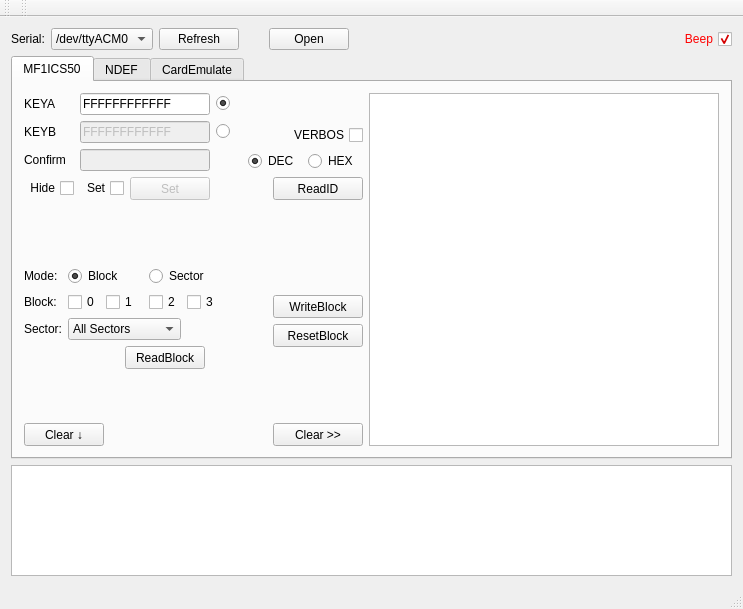
<?xml version="1.0" encoding="UTF-8"?>
<ui version="4.0">
 <class>MainWindow</class>
 <widget class="QMainWindow" name="MainWindow">
  <property name="geometry">
   <rect>
    <x>0</x>
    <y>0</y>
    <width>739</width>
    <height>609</height>
   </rect>
  </property>
  <property name="windowTitle">
   <string>MainWindow</string>
  </property>
  <widget class="QWidget" name="centralWidget">
   <layout class="QGridLayout" name="gridLayout_3">
    <item row="0" column="0">
     <widget class="QLabel" name="label">
      <property name="text">
       <string>Serial:</string>
      </property>
     </widget>
    </item>
    <item row="0" column="3">
     <spacer name="horizontalSpacer_2">
      <property name="orientation">
       <enum>Qt::Horizontal</enum>
      </property>
      <property name="sizeType">
       <enum>QSizePolicy::Fixed</enum>
      </property>
      <property name="sizeHint" stdset="0">
       <size>
        <width>18</width>
        <height>20</height>
       </size>
      </property>
     </spacer>
    </item>
    <item row="0" column="5">
     <spacer name="horizontalSpacer">
      <property name="orientation">
       <enum>Qt::Horizontal</enum>
      </property>
      <property name="sizeHint" stdset="0">
       <size>
        <width>297</width>
        <height>20</height>
       </size>
      </property>
     </spacer>
    </item>
    <item row="2" column="0" colspan="7">
     <widget class="QTextEdit" name="debugInfoText">
      <property name="sizePolicy">
       <sizepolicy hsizetype="Expanding" vsizetype="Fixed">
        <horstretch>0</horstretch>
        <verstretch>0</verstretch>
       </sizepolicy>
      </property>
      <property name="maximumSize">
       <size>
        <width>16777215</width>
        <height>111</height>
       </size>
      </property>
     </widget>
    </item>
    <item row="0" column="6">
     <widget class="QCheckBox" name="checkBoxBeep">
      <property name="layoutDirection">
       <enum>Qt::RightToLeft</enum>
      </property>
      <property name="styleSheet">
       <string notr="true">color: rgb(255, 0, 0);</string>
      </property>
      <property name="text">
       <string>Beep</string>
      </property>
      <property name="checkable">
       <bool>true</bool>
      </property>
      <property name="checked">
       <bool>true</bool>
      </property>
      <property name="tristate">
       <bool>false</bool>
      </property>
     </widget>
    </item>
    <item row="1" column="0" colspan="7">
     <widget class="QTabWidget" name="tabWidget">
      <property name="enabled">
       <bool>true</bool>
      </property>
      <property name="sizePolicy">
       <sizepolicy hsizetype="Expanding" vsizetype="Expanding">
        <horstretch>0</horstretch>
        <verstretch>0</verstretch>
       </sizepolicy>
      </property>
      <property name="minimumSize">
       <size>
        <width>721</width>
        <height>386</height>
       </size>
      </property>
      <property name="layoutDirection">
       <enum>Qt::LeftToRight</enum>
      </property>
      <property name="currentIndex">
       <number>0</number>
      </property>
      <widget class="QWidget" name="tabMF1ICS50">
       <attribute name="title">
        <string>MF1ICS50</string>
       </attribute>
       <layout class="QGridLayout" name="gridLayout_5">
        <item row="0" column="0" colspan="3">
         <layout class="QGridLayout" name="gridLayout">
          <item row="0" column="0">
           <widget class="QLabel" name="label_2">
            <property name="text">
             <string>KEYA</string>
            </property>
           </widget>
          </item>
          <item row="0" column="1" colspan="2">
           <widget class="QLineEdit" name="keyALineEdit">
            <property name="text">
             <string>FFFFFFFFFFFF</string>
            </property>
           </widget>
          </item>
          <item row="0" column="3">
           <widget class="QRadioButton" name="keyARB">
            <property name="text">
             <string/>
            </property>
            <property name="checked">
             <bool>true</bool>
            </property>
            <attribute name="buttonGroup">
             <string notr="true">keySelector</string>
            </attribute>
           </widget>
          </item>
          <item row="1" column="0">
           <widget class="QLabel" name="label_3">
            <property name="text">
             <string>KEYB</string>
            </property>
           </widget>
          </item>
          <item row="1" column="1" colspan="2">
           <widget class="QLineEdit" name="keyBLineEdit">
            <property name="enabled">
             <bool>false</bool>
            </property>
            <property name="text">
             <string>FFFFFFFFFFFF</string>
            </property>
           </widget>
          </item>
          <item row="1" column="3">
           <widget class="QRadioButton" name="keyBRB">
            <property name="text">
             <string/>
            </property>
            <attribute name="buttonGroup">
             <string notr="true">keySelector</string>
            </attribute>
           </widget>
          </item>
          <item row="2" column="0">
           <widget class="QLabel" name="label_4">
            <property name="enabled">
             <bool>true</bool>
            </property>
            <property name="text">
             <string>Confirm</string>
            </property>
           </widget>
          </item>
          <item row="2" column="1" colspan="2">
           <widget class="QLineEdit" name="confirmLineEdit">
            <property name="enabled">
             <bool>false</bool>
            </property>
           </widget>
          </item>
          <item row="3" column="0">
           <widget class="QCheckBox" name="keyHideCheckBox">
            <property name="layoutDirection">
             <enum>Qt::RightToLeft</enum>
            </property>
            <property name="text">
             <string>Hide</string>
            </property>
            <property name="checkable">
             <bool>true</bool>
            </property>
            <property name="checked">
             <bool>false</bool>
            </property>
            <property name="tristate">
             <bool>false</bool>
            </property>
           </widget>
          </item>
          <item row="3" column="1">
           <widget class="QCheckBox" name="enableSetPassWordButton">
            <property name="layoutDirection">
             <enum>Qt::RightToLeft</enum>
            </property>
            <property name="text">
             <string>Set</string>
            </property>
           </widget>
          </item>
          <item row="3" column="2">
           <widget class="QPushButton" name="setPassWordButton">
            <property name="enabled">
             <bool>false</bool>
            </property>
            <property name="minimumSize">
             <size>
              <width>80</width>
              <height>23</height>
             </size>
            </property>
            <property name="maximumSize">
             <size>
              <width>80</width>
              <height>23</height>
             </size>
            </property>
            <property name="text">
             <string>Set</string>
            </property>
           </widget>
          </item>
         </layout>
        </item>
        <item row="0" column="3" colspan="2">
         <layout class="QGridLayout" name="gridLayout_2">
          <item row="0" column="1">
           <spacer name="verticalSpacer_3">
            <property name="orientation">
             <enum>Qt::Vertical</enum>
            </property>
            <property name="sizeHint" stdset="0">
             <size>
              <width>20</width>
              <height>18</height>
             </size>
            </property>
           </spacer>
          </item>
          <item row="1" column="0" colspan="2">
           <widget class="QCheckBox" name="checkBoxVerbos">
            <property name="sizePolicy">
             <sizepolicy hsizetype="Fixed" vsizetype="Fixed">
              <horstretch>0</horstretch>
              <verstretch>0</verstretch>
             </sizepolicy>
            </property>
            <property name="layoutDirection">
             <enum>Qt::RightToLeft</enum>
            </property>
            <property name="text">
             <string>VERBOS</string>
            </property>
           </widget>
          </item>
          <item row="2" column="0" colspan="2">
           <layout class="QHBoxLayout" name="horizontalLayout">
            <item>
             <widget class="QRadioButton" name="decRB">
              <property name="sizePolicy">
               <sizepolicy hsizetype="Fixed" vsizetype="Fixed">
                <horstretch>0</horstretch>
                <verstretch>0</verstretch>
               </sizepolicy>
              </property>
              <property name="text">
               <string>DEC</string>
              </property>
              <property name="checked">
               <bool>true</bool>
              </property>
              <attribute name="buttonGroup">
               <string notr="true">idFormat</string>
              </attribute>
             </widget>
            </item>
            <item>
             <widget class="QRadioButton" name="hexRB">
              <property name="sizePolicy">
               <sizepolicy hsizetype="Fixed" vsizetype="Fixed">
                <horstretch>0</horstretch>
                <verstretch>0</verstretch>
               </sizepolicy>
              </property>
              <property name="text">
               <string>HEX</string>
              </property>
              <property name="checked">
               <bool>false</bool>
              </property>
              <attribute name="buttonGroup">
               <string notr="true">idFormat</string>
              </attribute>
             </widget>
            </item>
           </layout>
          </item>
          <item row="3" column="0">
           <spacer name="horizontalSpacer_3">
            <property name="orientation">
             <enum>Qt::Horizontal</enum>
            </property>
            <property name="sizeType">
             <enum>QSizePolicy::Fixed</enum>
            </property>
            <property name="sizeHint" stdset="0">
             <size>
              <width>13</width>
              <height>20</height>
             </size>
            </property>
           </spacer>
          </item>
          <item row="3" column="1">
           <widget class="QPushButton" name="readIDButton">
            <property name="sizePolicy">
             <sizepolicy hsizetype="Fixed" vsizetype="Fixed">
              <horstretch>0</horstretch>
              <verstretch>0</verstretch>
             </sizepolicy>
            </property>
            <property name="minimumSize">
             <size>
              <width>90</width>
              <height>23</height>
             </size>
            </property>
            <property name="maximumSize">
             <size>
              <width>90</width>
              <height>23</height>
             </size>
            </property>
            <property name="layoutDirection">
             <enum>Qt::LeftToRight</enum>
            </property>
            <property name="text">
             <string>ReadID</string>
            </property>
           </widget>
          </item>
         </layout>
        </item>
        <item row="0" column="5" rowspan="8">
         <widget class="QTextEdit" name="outputText">
          <property name="enabled">
           <bool>true</bool>
          </property>
         </widget>
        </item>
        <item row="1" column="1">
         <spacer name="verticalSpacer_6">
          <property name="orientation">
           <enum>Qt::Vertical</enum>
          </property>
          <property name="sizeType">
           <enum>QSizePolicy::Expanding</enum>
          </property>
          <property name="sizeHint" stdset="0">
           <size>
            <width>20</width>
            <height>43</height>
           </size>
          </property>
         </spacer>
        </item>
        <item row="1" column="4" rowspan="2">
         <spacer name="verticalSpacer_5">
          <property name="orientation">
           <enum>Qt::Vertical</enum>
          </property>
          <property name="sizeType">
           <enum>QSizePolicy::Expanding</enum>
          </property>
          <property name="sizeHint" stdset="0">
           <size>
            <width>20</width>
            <height>70</height>
           </size>
          </property>
         </spacer>
        </item>
        <item row="2" column="0" rowspan="4" colspan="3">
         <layout class="QGridLayout" name="gridLayout_4">
          <item row="0" column="0">
           <widget class="QLabel" name="label_6">
            <property name="text">
             <string>Mode:</string>
            </property>
           </widget>
          </item>
          <item row="0" column="1" colspan="3">
           <widget class="QRadioButton" name="blockRB">
            <property name="text">
             <string>Block</string>
            </property>
            <property name="checked">
             <bool>true</bool>
            </property>
            <attribute name="buttonGroup">
             <string notr="true">readBlockMode</string>
            </attribute>
           </widget>
          </item>
          <item row="0" column="4" colspan="3">
           <widget class="QRadioButton" name="sectorRB">
            <property name="text">
             <string>Sector</string>
            </property>
            <property name="checked">
             <bool>false</bool>
            </property>
            <attribute name="buttonGroup">
             <string notr="true">readBlockMode</string>
            </attribute>
           </widget>
          </item>
          <item row="1" column="0">
           <widget class="QLabel" name="label_5">
            <property name="text">
             <string>Block:</string>
            </property>
           </widget>
          </item>
          <item row="1" column="1">
           <widget class="QCheckBox" name="block0CheckBox">
            <property name="text">
             <string>0</string>
            </property>
           </widget>
          </item>
          <item row="1" column="2" colspan="2">
           <widget class="QCheckBox" name="block1CheckBox">
            <property name="text">
             <string>1</string>
            </property>
           </widget>
          </item>
          <item row="1" column="4">
           <widget class="QCheckBox" name="block2CheckBox">
            <property name="text">
             <string>2</string>
            </property>
           </widget>
          </item>
          <item row="1" column="5" colspan="2">
           <widget class="QCheckBox" name="block3CheckBox">
            <property name="text">
             <string>3</string>
            </property>
           </widget>
          </item>
          <item row="2" column="0">
           <widget class="QLabel" name="label_7">
            <property name="text">
             <string>Sector:</string>
            </property>
           </widget>
          </item>
          <item row="2" column="1" colspan="4">
           <widget class="QComboBox" name="sectorComboBox">
            <item>
             <property name="text">
              <string>All Sectors</string>
             </property>
            </item>
            <item>
             <property name="text">
              <string>Sector 0</string>
             </property>
            </item>
            <item>
             <property name="text">
              <string>Sector 1</string>
             </property>
            </item>
            <item>
             <property name="text">
              <string>Sector 2</string>
             </property>
            </item>
            <item>
             <property name="text">
              <string>Sector 3</string>
             </property>
            </item>
            <item>
             <property name="text">
              <string>Sector 4</string>
             </property>
            </item>
            <item>
             <property name="text">
              <string>Sector 5</string>
             </property>
            </item>
            <item>
             <property name="text">
              <string>Sector 6</string>
             </property>
            </item>
            <item>
             <property name="text">
              <string>Sector 7</string>
             </property>
            </item>
            <item>
             <property name="text">
              <string>Sector 8</string>
             </property>
            </item>
            <item>
             <property name="text">
              <string>Sector 9</string>
             </property>
            </item>
            <item>
             <property name="text">
              <string>Sector 10</string>
             </property>
            </item>
            <item>
             <property name="text">
              <string>Sector 11</string>
             </property>
            </item>
            <item>
             <property name="text">
              <string>Sector 12</string>
             </property>
            </item>
            <item>
             <property name="text">
              <string>Sector 13</string>
             </property>
            </item>
            <item>
             <property name="text">
              <string>Sector 14</string>
             </property>
            </item>
            <item>
             <property name="text">
              <string>Sector 15</string>
             </property>
            </item>
           </widget>
          </item>
          <item row="2" column="6">
           <spacer name="horizontalSpacer_11">
            <property name="orientation">
             <enum>Qt::Horizontal</enum>
            </property>
            <property name="sizeHint" stdset="0">
             <size>
              <width>28</width>
              <height>20</height>
             </size>
            </property>
           </spacer>
          </item>
          <item row="3" column="0" colspan="3">
           <spacer name="horizontalSpacer_7">
            <property name="orientation">
             <enum>Qt::Horizontal</enum>
            </property>
            <property name="sizeHint" stdset="0">
             <size>
              <width>88</width>
              <height>20</height>
             </size>
            </property>
           </spacer>
          </item>
          <item row="3" column="3" colspan="3">
           <widget class="QPushButton" name="readBlockButton">
            <property name="minimumSize">
             <size>
              <width>80</width>
              <height>23</height>
             </size>
            </property>
            <property name="maximumSize">
             <size>
              <width>80</width>
              <height>23</height>
             </size>
            </property>
            <property name="text">
             <string>ReadBlock</string>
            </property>
           </widget>
          </item>
          <item row="3" column="6">
           <spacer name="horizontalSpacer_18">
            <property name="orientation">
             <enum>Qt::Horizontal</enum>
            </property>
            <property name="sizeHint" stdset="0">
             <size>
              <width>28</width>
              <height>20</height>
             </size>
            </property>
           </spacer>
          </item>
         </layout>
        </item>
        <item row="3" column="3">
         <spacer name="horizontalSpacer_4">
          <property name="orientation">
           <enum>Qt::Horizontal</enum>
          </property>
          <property name="sizeType">
           <enum>QSizePolicy::Fixed</enum>
          </property>
          <property name="sizeHint" stdset="0">
           <size>
            <width>13</width>
            <height>20</height>
           </size>
          </property>
         </spacer>
        </item>
        <item row="3" column="4">
         <widget class="QPushButton" name="writeBlockStartButton">
          <property name="sizePolicy">
           <sizepolicy hsizetype="Fixed" vsizetype="Fixed">
            <horstretch>0</horstretch>
            <verstretch>0</verstretch>
           </sizepolicy>
          </property>
          <property name="minimumSize">
           <size>
            <width>90</width>
            <height>23</height>
           </size>
          </property>
          <property name="maximumSize">
           <size>
            <width>90</width>
            <height>23</height>
           </size>
          </property>
          <property name="text">
           <string>WriteBlock</string>
          </property>
         </widget>
        </item>
        <item row="4" column="3" rowspan="2">
         <spacer name="horizontalSpacer_5">
          <property name="orientation">
           <enum>Qt::Horizontal</enum>
          </property>
          <property name="sizeType">
           <enum>QSizePolicy::Fixed</enum>
          </property>
          <property name="sizeHint" stdset="0">
           <size>
            <width>13</width>
            <height>20</height>
           </size>
          </property>
         </spacer>
        </item>
        <item row="4" column="4">
         <widget class="QPushButton" name="resetBlockButton">
          <property name="sizePolicy">
           <sizepolicy hsizetype="Fixed" vsizetype="Fixed">
            <horstretch>0</horstretch>
            <verstretch>0</verstretch>
           </sizepolicy>
          </property>
          <property name="minimumSize">
           <size>
            <width>90</width>
            <height>23</height>
           </size>
          </property>
          <property name="maximumSize">
           <size>
            <width>90</width>
            <height>23</height>
           </size>
          </property>
          <property name="text">
           <string>ResetBlock</string>
          </property>
         </widget>
        </item>
        <item row="5" column="4" rowspan="2">
         <spacer name="verticalSpacer_4">
          <property name="orientation">
           <enum>Qt::Vertical</enum>
          </property>
          <property name="sizeType">
           <enum>QSizePolicy::Expanding</enum>
          </property>
          <property name="sizeHint" stdset="0">
           <size>
            <width>20</width>
            <height>79</height>
           </size>
          </property>
         </spacer>
        </item>
        <item row="6" column="0">
         <spacer name="verticalSpacer_7">
          <property name="orientation">
           <enum>Qt::Vertical</enum>
          </property>
          <property name="sizeType">
           <enum>QSizePolicy::Expanding</enum>
          </property>
          <property name="sizeHint" stdset="0">
           <size>
            <width>20</width>
            <height>23</height>
           </size>
          </property>
         </spacer>
        </item>
        <item row="6" column="2">
         <spacer name="verticalSpacer">
          <property name="orientation">
           <enum>Qt::Vertical</enum>
          </property>
          <property name="sizeType">
           <enum>QSizePolicy::Expanding</enum>
          </property>
          <property name="sizeHint" stdset="0">
           <size>
            <width>20</width>
            <height>52</height>
           </size>
          </property>
         </spacer>
        </item>
        <item row="7" column="0">
         <widget class="QPushButton" name="debugInfoClearButton">
          <property name="sizePolicy">
           <sizepolicy hsizetype="Fixed" vsizetype="Fixed">
            <horstretch>0</horstretch>
            <verstretch>0</verstretch>
           </sizepolicy>
          </property>
          <property name="minimumSize">
           <size>
            <width>80</width>
            <height>23</height>
           </size>
          </property>
          <property name="maximumSize">
           <size>
            <width>80</width>
            <height>23</height>
           </size>
          </property>
          <property name="text">
           <string>Clear ↓</string>
          </property>
         </widget>
        </item>
        <item row="7" column="1" colspan="3">
         <spacer name="horizontalSpacer_6">
          <property name="orientation">
           <enum>Qt::Horizontal</enum>
          </property>
          <property name="sizeHint" stdset="0">
           <size>
            <width>157</width>
            <height>20</height>
           </size>
          </property>
         </spacer>
        </item>
        <item row="7" column="4">
         <widget class="QPushButton" name="outputTextClearButton">
          <property name="sizePolicy">
           <sizepolicy hsizetype="Fixed" vsizetype="Fixed">
            <horstretch>0</horstretch>
            <verstretch>0</verstretch>
           </sizepolicy>
          </property>
          <property name="minimumSize">
           <size>
            <width>90</width>
            <height>23</height>
           </size>
          </property>
          <property name="maximumSize">
           <size>
            <width>90</width>
            <height>23</height>
           </size>
          </property>
          <property name="text">
           <string>Clear &gt;&gt;</string>
          </property>
         </widget>
        </item>
       </layout>
      </widget>
      <widget class="QWidget" name="tabNDEF">
       <attribute name="title">
        <string>NDEF</string>
       </attribute>
       <widget class="QPushButton" name="ndefPull">
        <property name="geometry">
         <rect>
          <x>20</x>
          <y>80</y>
          <width>80</width>
          <height>23</height>
         </rect>
        </property>
        <property name="text">
         <string>Pull</string>
        </property>
       </widget>
       <widget class="QPushButton" name="ndefPush">
        <property name="geometry">
         <rect>
          <x>20</x>
          <y>20</y>
          <width>80</width>
          <height>23</height>
         </rect>
        </property>
        <property name="text">
         <string>Push</string>
        </property>
       </widget>
       <widget class="QLineEdit" name="pushURL">
        <property name="geometry">
         <rect>
          <x>130</x>
          <y>20</y>
          <width>581</width>
          <height>23</height>
         </rect>
        </property>
        <property name="text">
         <string>http://elechouse.com</string>
        </property>
       </widget>
       <widget class="QLineEdit" name="pullText">
        <property name="geometry">
         <rect>
          <x>130</x>
          <y>80</y>
          <width>581</width>
          <height>23</height>
         </rect>
        </property>
        <property name="text">
         <string/>
        </property>
       </widget>
      </widget>
      <widget class="QWidget" name="tab_3">
       <attribute name="title">
        <string>CardEmulate</string>
       </attribute>
      </widget>
     </widget>
    </item>
    <item row="0" column="2">
     <widget class="QPushButton" name="refreshButton">
      <property name="sizePolicy">
       <sizepolicy hsizetype="Fixed" vsizetype="Fixed">
        <horstretch>0</horstretch>
        <verstretch>0</verstretch>
       </sizepolicy>
      </property>
      <property name="text">
       <string>Refresh</string>
      </property>
     </widget>
    </item>
    <item row="0" column="1">
     <widget class="QComboBox" name="comboBoxSerialDevice">
      <item>
       <property name="text">
        <string>/dev/ttyACM0</string>
       </property>
      </item>
     </widget>
    </item>
    <item row="0" column="4">
     <widget class="QPushButton" name="openCloseButton">
      <property name="text">
       <string>Open</string>
      </property>
     </widget>
    </item>
   </layout>
  </widget>
  <widget class="QMenuBar" name="menuBar">
   <property name="geometry">
    <rect>
     <x>0</x>
     <y>0</y>
     <width>739</width>
     <height>21</height>
    </rect>
   </property>
  </widget>
  <widget class="QToolBar" name="mainToolBar">
   <property name="enabled">
    <bool>true</bool>
   </property>
   <attribute name="toolBarArea">
    <enum>TopToolBarArea</enum>
   </attribute>
   <attribute name="toolBarBreak">
    <bool>false</bool>
   </attribute>
  </widget>
  <widget class="QStatusBar" name="statusBar"/>
  <widget class="QToolBar" name="toolBar">
   <property name="windowTitle">
    <string>toolBar</string>
   </property>
   <attribute name="toolBarArea">
    <enum>TopToolBarArea</enum>
   </attribute>
   <attribute name="toolBarBreak">
    <bool>false</bool>
   </attribute>
  </widget>
 </widget>
 <layoutdefault spacing="6" margin="11"/>
 <resources/>
 <connections/>
 <buttongroups>
  <buttongroup name="keySelector"/>
  <buttongroup name="idFormat">
   <property name="exclusive">
    <bool>true</bool>
   </property>
  </buttongroup>
  <buttongroup name="readBlockMode"/>
 </buttongroups>
</ui>
